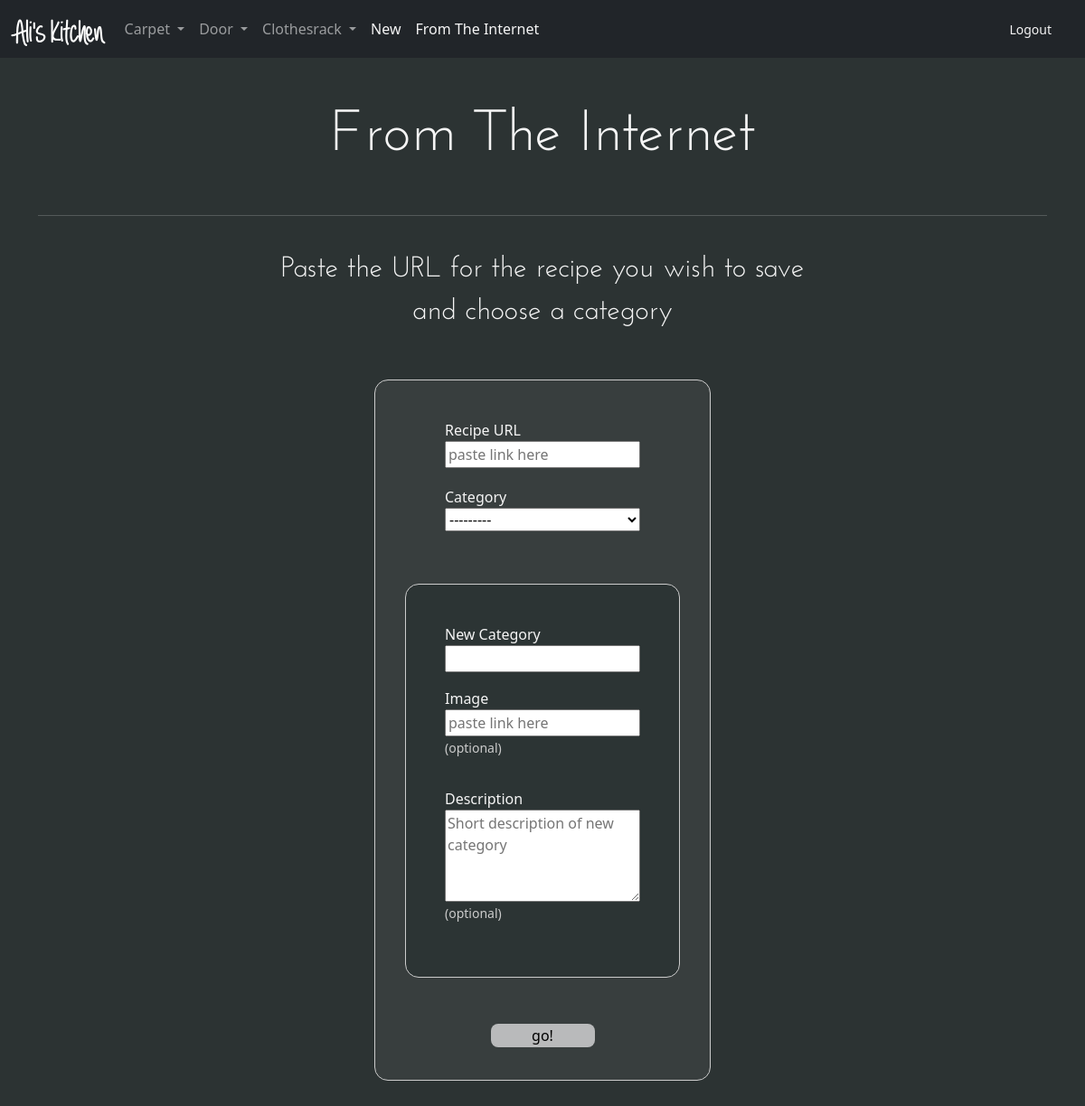
The app's page /get_recipe (signed in) with its own data.
### recipes/models.py (models this page shows)
class Category(models.Model):
    user = models.ForeignKey(User, on_delete=models.CASCADE)
    name = models.CharField(max_length=50)
    image = models.URLField(blank=True, null=True,)
    description = models.TextField(blank=True, null=True)
    class Meta:
        verbose_name_plural = 'categories'
    def __str__(self):
        return self.name

### recipes/views.py (the view, shortened to what this page needs)
# urls.py: path('get_recipe', views.get_recipe, name='get_recipe'),
def get_recipe(request):
    form = ScraperForm(user=request.user)
    user_pk = request.user.pk
    recipes = Recipe.objects.filter(user__pk=user_pk)
    categories = Category.objects.filter(user__pk=user_pk)
    return render(request, 'recipes/get_recipe.html', {
        'form': form,
        'recipes': recipes,
        'categories': categories
    })

### recipes/forms.py
class ScraperForm(forms.Form):
    url = forms.URLField(label="Recipe URL", widget=forms.TextInput(
        attrs={'placeholder': 'paste link here'}))
    new_category = forms.CharField(required=False, label="New Category")
    cat_image = forms.URLField(required=False, label="Image", widget=forms.TextInput(
        attrs={'placeholder': 'paste link here'}))
    cat_description = forms.CharField(required=False, label="Description", widget=forms.Textarea(
        attrs={'rows': '4', 'cols': '12', 'placeholder': 'Short description of new category'}))
    category = forms.ModelChoiceField(required=False, queryset=Category.objects.all())
    def __init__(self, *args, user=None ,**kwargs):
        super().__init__(*args, **kwargs)
        if user:
            category = self.fields['category']
            category.queryset = Category.objects.filter(user__pk=user.pk)

### recipes/models.py (called while the page is built)
    def __str__(self):
        return self.title

### recipes/templates/recipes/get_recipe.html (shortened to what this page needs)
{% extends 'recipes/header.html' %}
{% block content %}
    <div style="text-align: center;">
        <h1>From The Internet</h1>
        <hr>
        <br>
        <h6>Paste the URL for the recipe you wish to save</h6>
        <h6>and choose a category</h6>
    </div>
    <br><br>
    <form action="{% url 'recipes:get_recipe' %}" method="post">
        <div class="center">
            <div class="column-container" style="border: 1px solid #ccc; border-radius: 15px; padding: 33px; background-color: #383e3e">
                <div class="column-container" style="align-items: center;">
                    <div class="cat-flex" >
                        {{ form.url.label }}
                        {{ form.url }}
                    </div>
                    <div class="cat-flex" >
                        {{ form.category.label }}
                        {{ form.category }}
                    </div>
                </div>
                <br><br>
                <div style="border: 1px solid #ccc; border-radius:  15px; padding: 33px; background-color: #2c3434">
                    <div class="cat-flex">
                        {{ form.new_category.label }}
                        {{ form.new_category }}
                    </div>
                    <div class="cat-flex">
                        {{ form.cat_image.label }}
                        {{ form.cat_image }}
                        <p style="color:#ccc"><small>(optional)</small></p>
                    </div>
                    <div class="cat-flex">
                        {{ form.cat_description.label }}
                        {{ form.cat_description }}
                        <p style="color:#ccc"><small>(optional)</small></p>
                    </div>
                </div>
                <br><br>
                <div style="display: flex; justify-content: center;">
                    <input id="button" type="submit" value="go!">
                </div>
            </div>
        </div>
    </form>
{% endblock %}

### recipes/templates/recipes/includes/navbar.html (shortened to what this page needs)
<nav class="navbar navbar-expand-lg navbar sticky-top navbar-dark bg-dark">
    <div class="container-fluid">
      {% if user.is_authenticated %}
        <a class="navbar-brand" href="{% url 'recipes:index' %}" style="font-family: AlwaysForever; font-size: 35px; margin-bottom: -15px; font-weight: bold">Ali's Kitchen</a>
        <div class="collapse navbar-collapse" id="navbarNavDarkDropdown">
            <ul class="navbar-nav">
              {% for cat in categories %}
                <li class="nav-item dropdown">
                  <a class="nav-link dropdown-toggle" href="#" id="navbarDarkDropdownMenuLink" role="button" data-bs-toggle="dropdown" aria-expanded="false">
                    {{cat|title}}
                  </a>
                </li>
              {% endfor %}
              <li>
                <a style="color: whitesmoke;" class="nav-link" href="{% url 'recipes:create' ingr_check='new' %}">New</a>
              </li>
              <li>
                <a style="color: whitesmoke;" class="nav-link" href="{% url 'recipes:get_recipe' %}">From The Internet</a>
              </li>
            </ul>
        </div>
        <div style="margin-right: 25px;">
          <a href="/logout" style="color:whitesmoke"><small>Logout</small></a>
        </div>
      {% endif %}
    </div>
  </nav>

### recipes/static/recipes/style.css (style rules this page uses)
a { text-decoration: none; color: rgb(104, 180, 222); }
body { color: whitesmoke; background-color: #2C3333; }
hr { display: block; height: 1px; border: 0; border-top: 1px solid #ccc; margin: 1em 0; padding: 0; }
h1 { text-align: center; margin-bottom: 50px; font-family: JosefinSans; font-size: 4rem; }
h6 { text-align: center; font-family: JosefinSans; font-size: 2rem; }
.column-container { display: flex; flex-direction: column; }
.cat-flex { display: flex; flex-direction: column; width: 230px; margin: 3px; padding: 7px; }
.center { display: flex; justify-content: center; }
#button { width: 115px; border-radius: 8px; margin: 3px; background-color: rgb(185, 186, 187); border: none; }

### records on screen
Category: name "Carpet"
Category: name "Door"
Category: name "Clothesrack"
